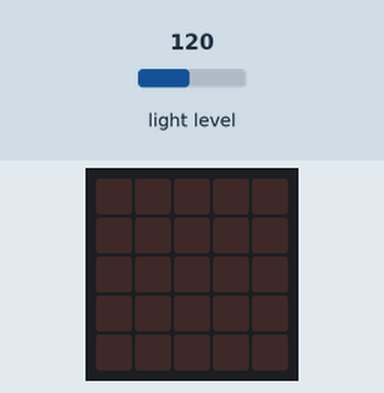
This program was run on a simulated BBC micro:bit (MakeCode). Parts: the board's 5×5 LED display. Inputs (shaded band) come from the test bench; at power-on: light level 120.

Above: at 1.2 s.
1.3 s: light level set to 106
2.8 s: light level set to 97
At 3.12 s:
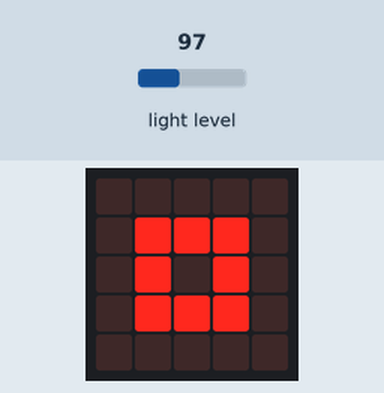
5.8 s: light level set to 74
8.8 s: light level set to 66
At 9.41 s:
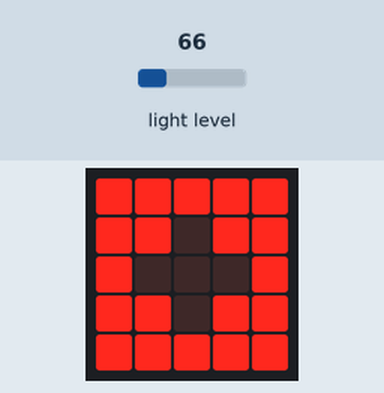
11.8 s: light level set to 45
14.8 s: light level set to 38
At 15.57 s:
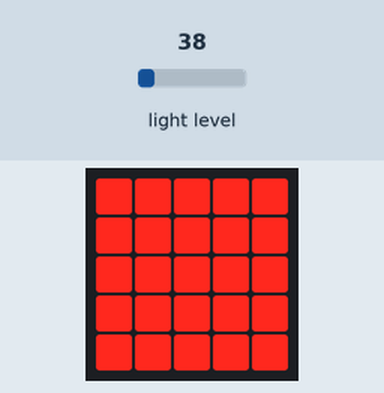
Timing chart, 0 to 17.8 s (numbered marks = the images above; inputs shaded):
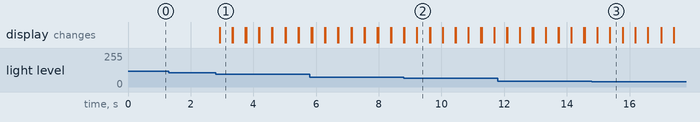

Measured:
- the behaviour switches between 101 and 100 on light level (found by bisection; images 0 and 1)
- the behaviour switches between 71 and 70 on light level (found by bisection; images 1 and 2)
- the behaviour switches between 41 and 40 on light level (found by bisection; images 2 and 3)
- after the input at 1.3 s, every drawn part: stays the same
- after the input at 2.8 s, the display: changes after 0.13 s (image 1)
- after the input at 8.8 s, the display: first differs from a run without the input after 0.42 s (image 2)
- after the input at 14.8 s, the display: first differs from a run without the input after 0.56 s (image 3)
- what the display in image 1 shows lasts 0.4 s, from 2.9 s to 3.3 s

The program:

main.ts
```typescript
basic.forever(function () {

})
basic.forever(function () {
    if (input.lightLevel() >= 100) {
        basic.showLeds(`
            . . . . .
            . . . . .
            . . . . .
            . . . . .
            . . . . .
            `)
    }
    if (input.lightLevel() <= 100) {
        basic.showLeds(`
            . . . . .
            . # # # .
            . # . # .
            . # # # .
            . . . . .
            `)
    } else {
        basic.clearScreen()
    }
    if (input.lightLevel() <= 70) {
        basic.showLeds(`
            # # # # #
            # # . # #
            # . . . #
            # # . # #
            # # # # #
            `)
    } else {
        basic.clearScreen()
    }
    if (input.lightLevel() <= 40) {
        basic.showLeds(`
            # # # # #
            # # # # #
            # # # # #
            # # # # #
            # # # # #
            `)
    } else {
        basic.clearScreen()
    }
})
```

test.ts
```typescript
// tu są testy; nie będzie to kompilowane, gdy ten pakiet będzie używany jako rozszerzenie.
```
